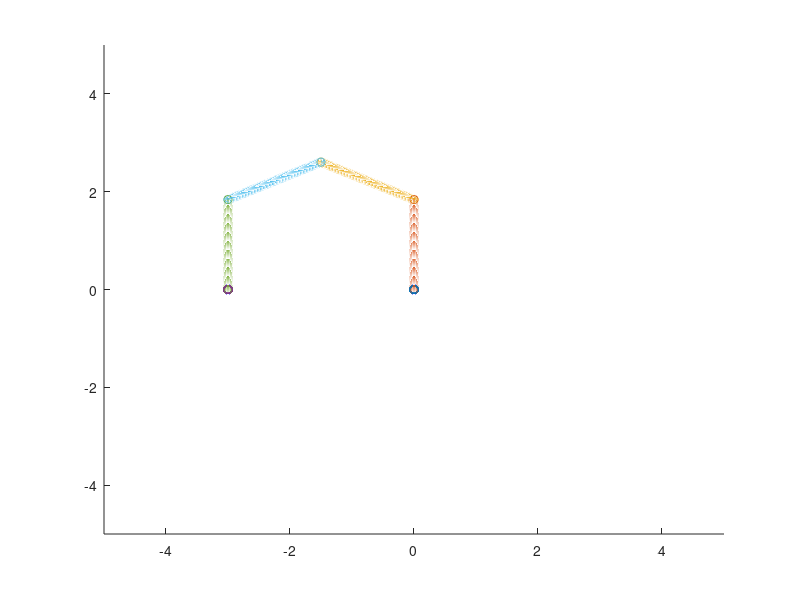

This chart was generated by the following MATLAB code:
ar = [0; 0; 3]
al = [0; 0; 3]

kr = [0; 0; 2.4]
kl = [0; 0; 2.4]

hr = [-1.5; 0; 1]
hl = [1.5; 0; 1]

ar_theta = 0
al_theta = 0
kr_theta = 50
kl_theta = 50
hr_theta = 0
hl_theta = 0

% Stable stand on right foot
% ar_theta = 35
% al_theta = -35
% kr_theta = -50
% kl_theta = 0
% hr_theta = 50
% hl_theta = 0

% Convert to rads
ar_theta = ar_theta * pi / 180;
al_theta = al_theta * pi / 180;
kr_theta = kr_theta * pi / 180;
kl_theta = kl_theta * pi / 180;
hr_theta = hr_theta * pi / 180;
hl_theta = hl_theta * pi / 180;

ar_rot_up = [cos(ar_theta), 0, sin(ar_theta);
          0, 1, 0;
          -sin(ar_theta), 0, cos(ar_theta)];
ar_rot_down = [cos(-ar_theta), 0, sin(-ar_theta);
          0, 1, 0;
          -sin(-ar_theta), 0, cos(-ar_theta)];
      
al_rot_up = [cos(-al_theta), 0, sin(-al_theta);
          0, 1, 0;
          -sin(-al_theta), 0, cos(-al_theta)];
al_rot_down = [cos(al_theta), 0, sin(al_theta);
          0, 1, 0;
          -sin(al_theta), 0, cos(al_theta)];  
      
kr_rot_up = [1, 0, 0;
          0, cos(-kr_theta), -sin(-kr_theta);
          0, sin(-kr_theta), cos(-kr_theta)];
kr_rot_down = [1, 0, 0;
          0, cos(kr_theta), -sin(kr_theta);
          0, sin(kr_theta), cos(kr_theta)];
kl_rot_up = [1, 0, 0;
          0, cos(-kl_theta), -sin(-kl_theta);
          0, sin(-kl_theta), cos(-kl_theta)];
kl_rot_down = [1, 0, 0;
          0, cos(kl_theta), -sin(kl_theta);
          0, sin(kl_theta), cos(kl_theta)];  
      
hr_rot_up = [1, 0, 0;
          0, cos(-hr_theta), -sin(-hr_theta);
          0, sin(-hr_theta), cos(-hr_theta)];
hr_rot_down = [1, 0, 0;
          0, cos(hr_theta), -sin(hr_theta);
          0, sin(hr_theta), cos(hr_theta)];
hl_rot_up = [1, 0, 0;
          0, cos(-hl_theta), -sin(-hl_theta);
          0, sin(-hl_theta), cos(-hl_theta)];
hl_rot_down = [1, 0, 0;
          0, cos(hl_theta), -sin(hl_theta);
          0, sin(hl_theta), cos(hl_theta)];
      
% Passing through root needs to be flipped
% I don't really understand why it gets flipped
% exactly like this yet?
root_rot = [-1, 0, 0;
          0, -1, 0;
          0, 0, -1];
      
fprintf('In right ankle frame:')
r_ar_pos = [0;0;0]
fprintf('Right knee:')
r_kr_pos = ar_rot_up*ar
fprintf('Right Hip:')
r_hr_pos = ar_rot_up*(ar + kr_rot_up*kr)
fprintf('Root:')
r_root_pos = ar_rot_up*(ar + kr_rot_up*(kr + hr_rot_up*hr))
fprintf('Left hip:')
r_hl_pos = ar_rot_up*(ar + kr_rot_up*(kr + hr_rot_up*(hr+root_rot*hl)))
fprintf('Left knee:')
r_kl_pos = ar_rot_up*(ar + kr_rot_up*(kr + hr_rot_up*(hr+root_rot*(hl+hl_rot_down*kl))))
fprintf('Left ankle:')
r_al_pos = ar_rot_up*(ar + kr_rot_up*(kr + hr_rot_up*(hr+root_rot*(hl+hl_rot_down*(kl+kl_rot_down*al)))))

% Visualize
close all;
figure;
hold off; hold on;
r_ra2k = [];
r_rk2h = [];
r_rh2r = [];
r_la2k = [];
r_lk2h = [];
r_lh2r = [];

for t=0:0.01:1
    r_ra2k = [r_ra2k; t*r_kr_pos.' + (1-t)*r_ar_pos.'];
    r_rk2h = [r_rk2h; t*r_kr_pos.' + (1-t)*r_hr_pos.'];
    r_rh2r = [r_rh2r; t*r_hr_pos.' + (1-t)*r_root_pos.'];
    r_la2k = [r_la2k; t*r_kl_pos.' + (1-t)*r_al_pos.'];
    r_lk2h = [r_lk2h; t*r_kl_pos.' + (1-t)*r_hl_pos.'];
    r_lh2r = [r_lh2r; t*r_hl_pos.' + (1-t)*r_root_pos.'];
end
scatter3(r_ra2k(:, 1), r_ra2k(:, 2), r_ra2k(:, 3))
scatter3(r_rk2h(:, 1), r_rk2h(:, 2), r_rk2h(:, 3))
scatter3(r_rh2r(:, 1), r_rh2r(:, 2), r_rh2r(:, 3))
scatter3(r_la2k(:, 1), r_la2k(:, 2), r_la2k(:, 3))
scatter3(r_lk2h(:, 1), r_lk2h(:, 2), r_lk2h(:, 3))
scatter3(r_lh2r(:, 1), r_lh2r(:, 2), r_lh2r(:, 3))

axis([-5 5 -5 5 -1 9])
